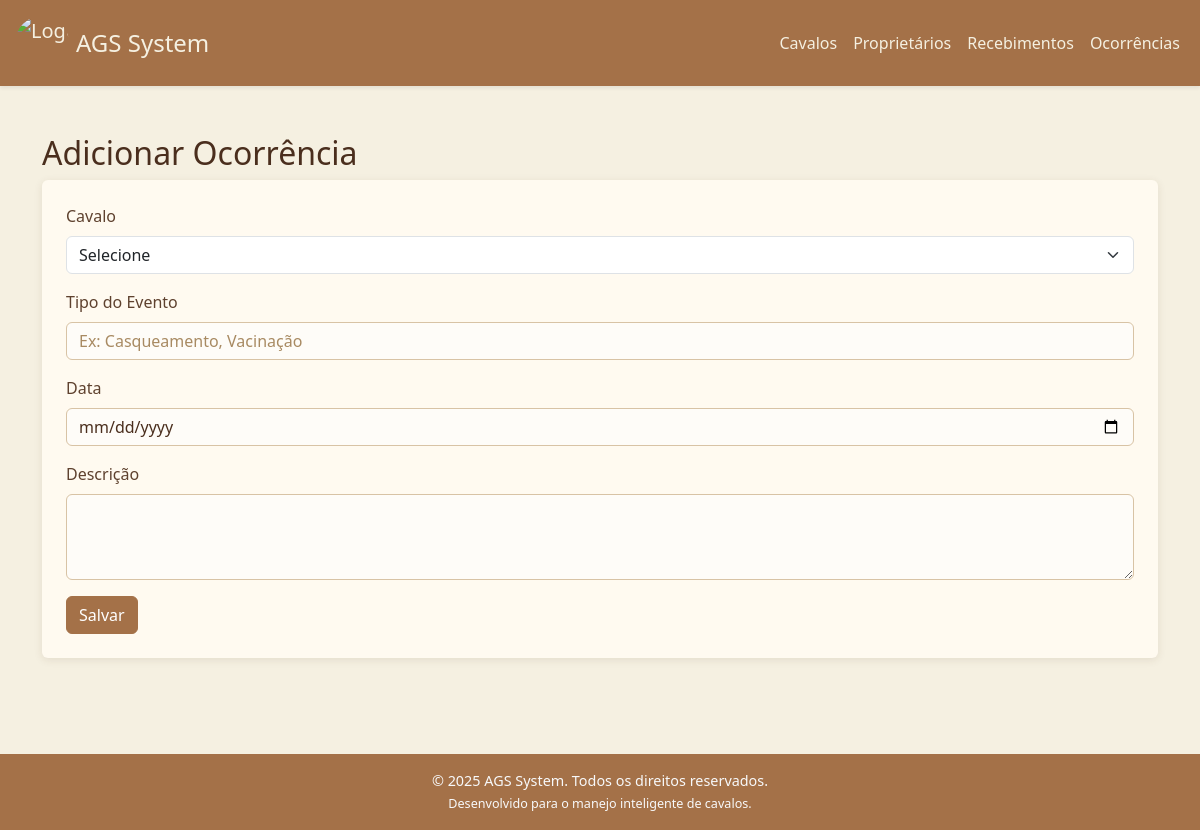
Before: /nova_ocorrencia/3 with the older database file.
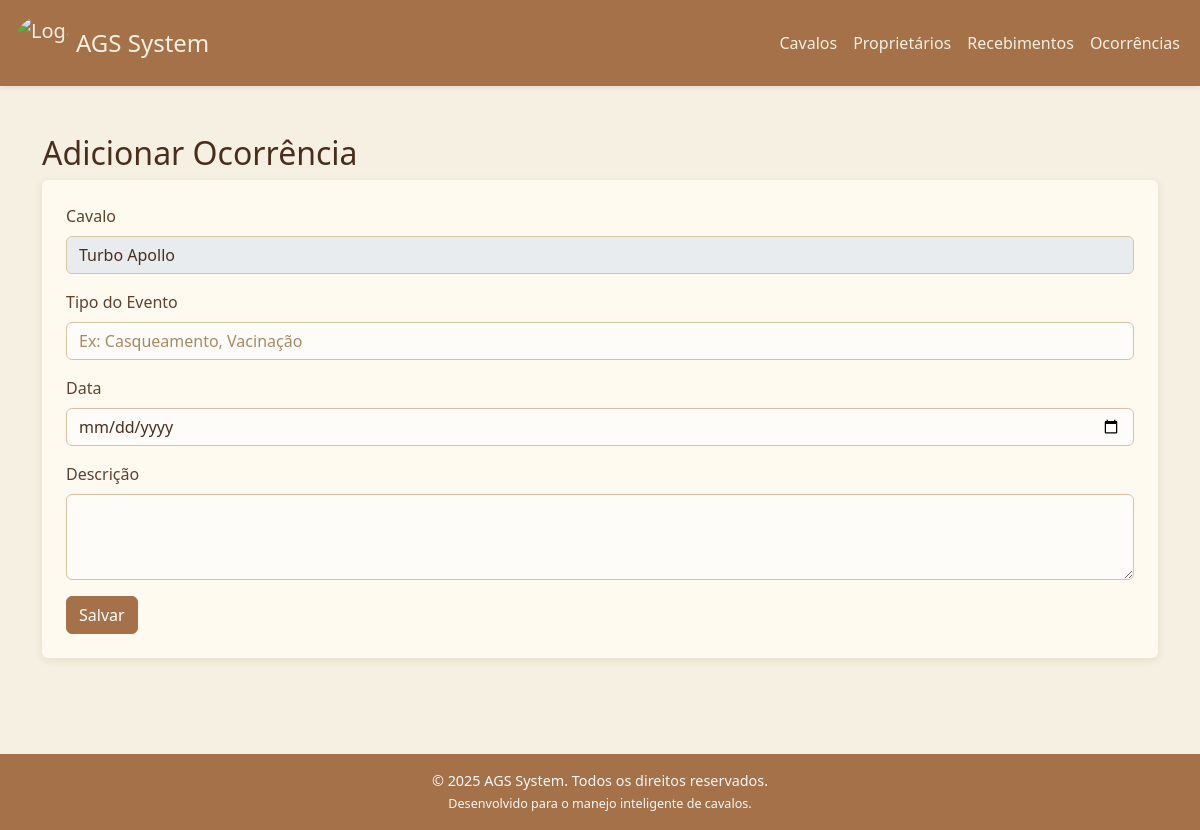
After: the same page with the newer database file.
### tables this page shows
CREATE TABLE cavalos (
            id INTEGER PRIMARY KEY AUTOINCREMENT,
            nome TEXT NOT NULL,
            sexo_id INTEGER,
            raca_id INTEGER,
            idade INTEGER,
            pelagem_id INTEGER,
            proprietario_id INTEGER,
            imagem TEXT,
            FOREIGN KEY (sexo_id) REFERENCES sexo(id),
            FOREIGN KEY (raca_id) REFERENCES raca(id),
            FOREIGN KEY (pelagem_id) REFERENCES pelagem(id),
            FOREIGN KEY (proprietario_id) REFERENCES proprietario(id)
        );

### app.py (the view)
@app.route('/nova_ocorrencia/<int:cavalo_id>', methods=['GET', 'POST'])
def novaOcorrenciaComCavalo(cavalo_id):
    return novaOcorrenciaInterna(cavalo_id)

### app.py (called while the page is built, shortened)
@app.context_processor
def inject_now():
    return {'now': datetime.now()}

def novaOcorrenciaInterna(cavalo_id=None):
    conn = conexao()
    try:
        cavalos = conn.execute('SELECT * FROM cavalos').fetchall()
        proprietarios = conn.execute('SELECT * FROM proprietario').fetchall()
        cavalo_selecionado = None
        if cavalo_id:
            cavalo_selecionado = conn.execute('SELECT * FROM cavalos WHERE id = ?', (cavalo_id,)).fetchone()
        conn.close()
        return render_template(
            'cadastrar_ocorrencias.html',
            proprietarios=proprietarios,
            cavalos=cavalos,
            cavalo_selecionado=cavalo_selecionado
        )
    except sqlite3.Error as e:
        print(f"Erro ao inserir dados: {e}")
        conn.rollback()
        conn.close()
        return "Erro ao cadastrar ocorrência. Por favor, verifique os dados e tente novamente."

### database.py (called while the page is built)
def conexao():
    conn = sqlite3.connect(db_path)
    conn.row_factory = sqlite3.Row
    return conn

### templates/cadastrar_ocorrencias.html (shortened to what this page needs)
{% extends 'base.html' %} {% block content %}
<h2>Adicionar Ocorrência</h2>
<form method="POST" class="bg-secondary p-4 rounded">
  {% if cavalo_selecionado %}
  <div class="mb-3">
    <label class="form-label">Cavalo</label>
    <input
      type="text"
      class="form-control"
      value="{{ cavalo_selecionado.nome }}"
      disabled
    />
  </div>
  {% else %}
  <div class="mb-3">
    <label class="form-label">Cavalo</label>
    <select name="cavalo_id" class="form-select" required>
      <option value="">Selecione</option>
    </select>
  </div>
  {% endif %}
  <div class="mb-3">
    <label class="form-label">Tipo do Evento</label>
    <input
      type="text"
      class="form-control"
      name="tipo"
      required
      placeholder="Ex: Casqueamento, Vacinação"
    />
  </div>
  <div class="mb-3">
    <label class="form-label">Data</label>
    <input type="date" class="form-control" name="data" required />
  </div>
  <div class="mb-3">
    <label for="descricao" class="form-label">Descrição</label>
    <textarea class="form-control" name="descricao" rows="3"></textarea>
  </div>
  <button type="submit" class="btn btn-primary">Salvar</button>
</form>
{% endblock %}

Changed rows visible on the page:
added cavalos: nome "Turbo Apollo"
Other visible differences:
form field cavalo_id: "Selecione" → (not shown)
